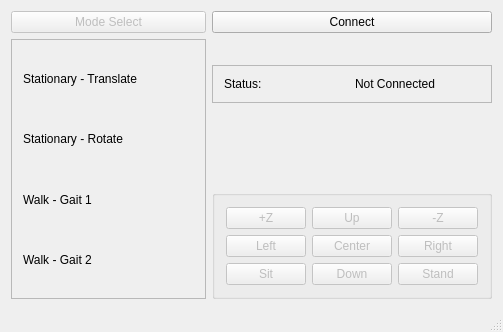
<?xml version="1.0" encoding="UTF-8"?>
<ui version="4.0">
 <class>FangControl</class>
 <widget class="QMainWindow" name="FangControl">
  <property name="geometry">
   <rect>
    <x>0</x>
    <y>0</y>
    <width>503</width>
    <height>332</height>
   </rect>
  </property>
  <property name="windowTitle">
   <string>FangControl</string>
  </property>
  <widget class="QWidget" name="centralWidget">
   <layout class="QGridLayout" name="gridLayout_3">
    <item row="0" column="0" rowspan="5">
     <layout class="QVBoxLayout" name="verticalLayout">
      <item>
       <widget class="QPushButton" name="mode_button">
        <property name="enabled">
         <bool>false</bool>
        </property>
        <property name="text">
         <string>Mode Select</string>
        </property>
       </widget>
      </item>
      <item>
       <widget class="QFrame" name="frame_2">
        <property name="enabled">
         <bool>true</bool>
        </property>
        <property name="autoFillBackground">
         <bool>false</bool>
        </property>
        <property name="frameShape">
         <enum>QFrame::StyledPanel</enum>
        </property>
        <property name="frameShadow">
         <enum>QFrame::Sunken</enum>
        </property>
        <property name="lineWidth">
         <number>5</number>
        </property>
        <property name="midLineWidth">
         <number>5</number>
        </property>
        <layout class="QGridLayout" name="gridLayout">
         <item row="1" column="0">
          <widget class="QLabel" name="rotate_m">
           <property name="text">
            <string>Stationary - Rotate</string>
           </property>
          </widget>
         </item>
         <item row="2" column="0">
          <widget class="QLabel" name="walk_g1_m">
           <property name="text">
            <string>Walk - Gait 1</string>
           </property>
          </widget>
         </item>
         <item row="0" column="0">
          <widget class="QLabel" name="translate_m">
           <property name="text">
            <string>Stationary - Translate</string>
           </property>
          </widget>
         </item>
         <item row="3" column="0">
          <widget class="QLabel" name="walk_g2_m">
           <property name="text">
            <string>Walk - Gait 2</string>
           </property>
          </widget>
         </item>
        </layout>
       </widget>
      </item>
     </layout>
    </item>
    <item row="3" column="1">
     <spacer name="verticalSpacer_2">
      <property name="orientation">
       <enum>Qt::Vertical</enum>
      </property>
      <property name="sizeHint" stdset="0">
       <size>
        <width>168</width>
        <height>105</height>
       </size>
      </property>
     </spacer>
    </item>
    <item row="2" column="1">
     <widget class="QFrame" name="frame_3">
      <property name="sizePolicy">
       <sizepolicy hsizetype="Preferred" vsizetype="Preferred">
        <horstretch>0</horstretch>
        <verstretch>10</verstretch>
       </sizepolicy>
      </property>
      <property name="autoFillBackground">
       <bool>false</bool>
      </property>
      <property name="frameShape">
       <enum>QFrame::StyledPanel</enum>
      </property>
      <property name="frameShadow">
       <enum>QFrame::Sunken</enum>
      </property>
      <property name="lineWidth">
       <number>5</number>
      </property>
      <property name="midLineWidth">
       <number>5</number>
      </property>
      <layout class="QHBoxLayout" name="horizontalLayout">
       <item>
        <widget class="QLabel" name="static_label">
         <property name="text">
          <string>Status:</string>
         </property>
        </widget>
       </item>
       <item>
        <widget class="QLabel" name="status_label">
         <property name="text">
          <string>Not Connected</string>
         </property>
        </widget>
       </item>
      </layout>
     </widget>
    </item>
    <item row="0" column="1">
     <widget class="QPushButton" name="connect_button">
      <property name="text">
       <string>Connect</string>
      </property>
     </widget>
    </item>
    <item row="4" column="1">
     <widget class="QGroupBox" name="keypad_groupBox">
      <property name="enabled">
       <bool>false</bool>
      </property>
      <layout class="QGridLayout" name="gridLayout_2">
       <item row="2" column="2">
        <widget class="QPushButton" name="center_button">
         <property name="enabled">
          <bool>false</bool>
         </property>
         <property name="text">
          <string>Center</string>
         </property>
        </widget>
       </item>
       <item row="0" column="2">
        <widget class="QPushButton" name="up_button">
         <property name="enabled">
          <bool>false</bool>
         </property>
         <property name="text">
          <string>Up</string>
         </property>
        </widget>
       </item>
       <item row="3" column="3">
        <widget class="QPushButton" name="stand_button">
         <property name="enabled">
          <bool>false</bool>
         </property>
         <property name="text">
          <string>Stand</string>
         </property>
        </widget>
       </item>
       <item row="0" column="1">
        <widget class="QPushButton" name="l1_button">
         <property name="enabled">
          <bool>false</bool>
         </property>
         <property name="text">
          <string>+Z</string>
         </property>
        </widget>
       </item>
       <item row="2" column="1">
        <widget class="QPushButton" name="left_button">
         <property name="enabled">
          <bool>false</bool>
         </property>
         <property name="text">
          <string>Left</string>
         </property>
        </widget>
       </item>
       <item row="3" column="1">
        <widget class="QPushButton" name="sit_button">
         <property name="enabled">
          <bool>false</bool>
         </property>
         <property name="text">
          <string>Sit</string>
         </property>
        </widget>
       </item>
       <item row="0" column="3">
        <widget class="QPushButton" name="r1_button">
         <property name="enabled">
          <bool>false</bool>
         </property>
         <property name="text">
          <string>-Z</string>
         </property>
        </widget>
       </item>
       <item row="2" column="3">
        <widget class="QPushButton" name="right_button">
         <property name="enabled">
          <bool>false</bool>
         </property>
         <property name="text">
          <string>Right</string>
         </property>
        </widget>
       </item>
       <item row="3" column="2">
        <widget class="QPushButton" name="down_button">
         <property name="enabled">
          <bool>false</bool>
         </property>
         <property name="text">
          <string>Down</string>
         </property>
        </widget>
       </item>
      </layout>
     </widget>
    </item>
    <item row="1" column="1">
     <spacer name="verticalSpacer">
      <property name="orientation">
       <enum>Qt::Vertical</enum>
      </property>
      <property name="sizeHint" stdset="0">
       <size>
        <width>168</width>
        <height>50</height>
       </size>
      </property>
     </spacer>
    </item>
   </layout>
  </widget>
  <widget class="QMenuBar" name="menuBar">
   <property name="geometry">
    <rect>
     <x>0</x>
     <y>0</y>
     <width>503</width>
     <height>22</height>
    </rect>
   </property>
  </widget>
  <widget class="QStatusBar" name="statusBar"/>
 </widget>
 <layoutdefault spacing="6" margin="11"/>
 <resources/>
 <connections>
  <connection>
   <sender>mode_button</sender>
   <signal>clicked()</signal>
   <receiver>FangControl</receiver>
   <slot>update()</slot>
   <hints>
    <hint type="sourcelabel">
     <x>173</x>
     <y>53</y>
    </hint>
    <hint type="destinationlabel">
     <x>200</x>
     <y>61</y>
    </hint>
   </hints>
  </connection>
 </connections>
 <slots>
  <slot>on_connect_button_clicked(bool)</slot>
 </slots>
</ui>
